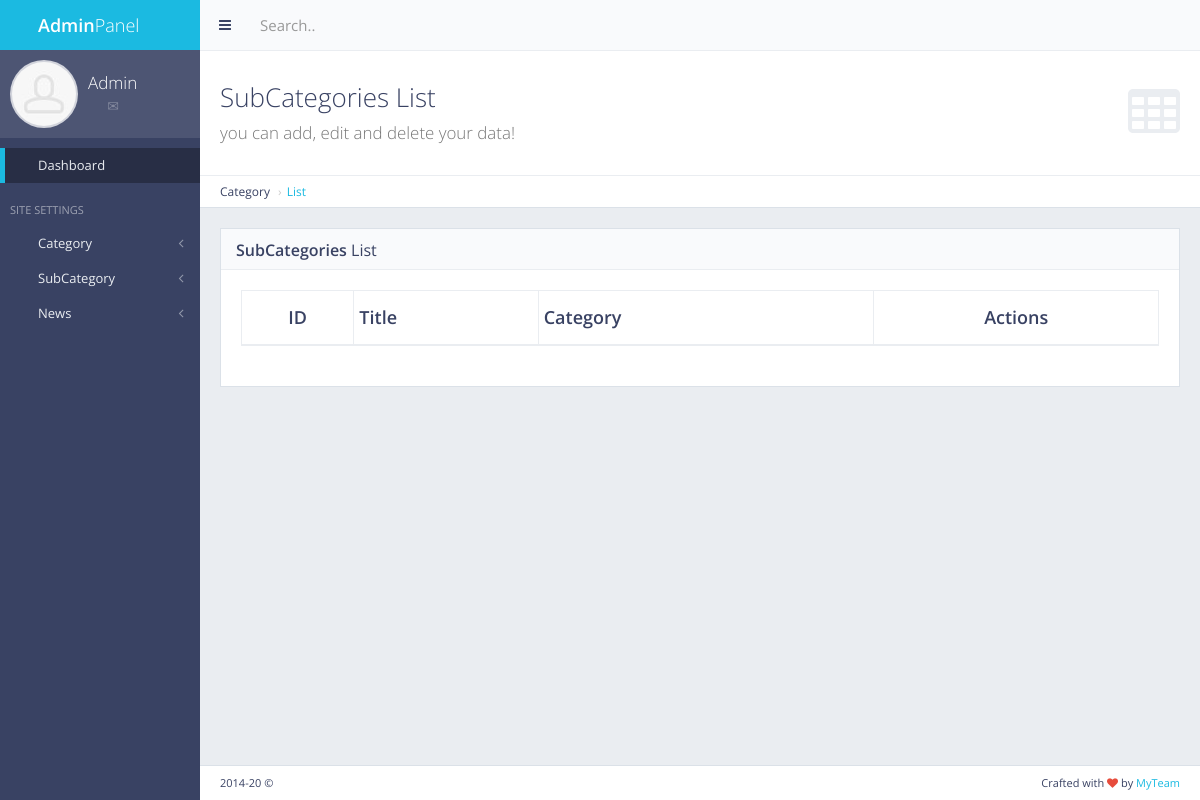
Page /panel/subcategory/list/ on the earlier database version.
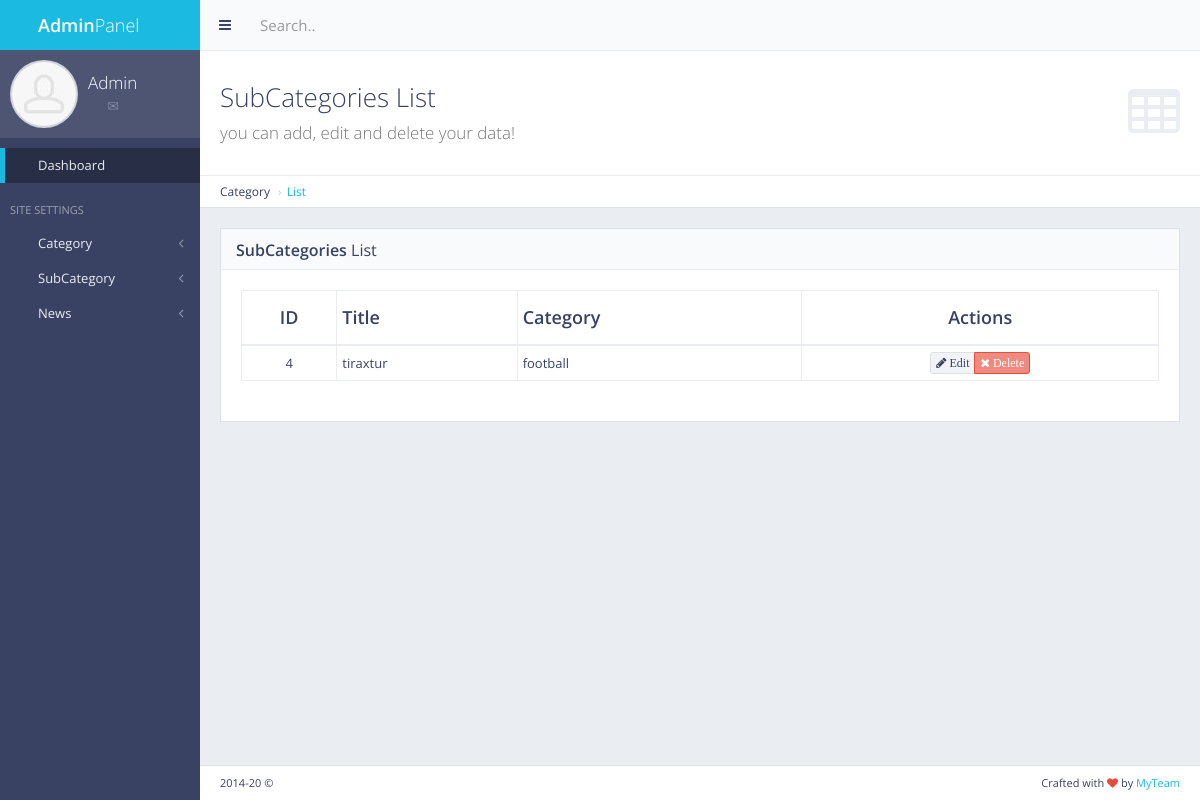
Same page on the later database version.
### subcat/models.py (models this page shows, shortened)
class SubCat(models.Model):
    name= models.CharField(max_length=50)
    catname= models.CharField(max_length=50)
    catid= models.IntegerField()

### subcat/views.py (the view)
# urls.py: path('panel/subcategory/list/', views.subcat_list, name="subcat_list"),
def subcat_list(request):
    subcat = SubCat.objects.all()
    context = {'subcat':subcat}
    return render(request,'back/subcat_list.html',context)

### templates/back/subcat_list.html (shortened to what this page needs)
{% extends 'back/master.html' %}
{% load humanize %}
{% load static %}
{% block mainblock %}
    <div class="content-header">
        <div class="header-section">
            <h1>
                <i class="fa fa-table"></i>SubCategories List<br><small>you can add, edit and delete your data!</small>
            </h1>
        </div>
    </div>
    <ul class="breadcrumb breadcrumb-top">
        <li>Category</li>
        <li><a href="/panel/subcategory/list/">List</a></li>
    </ul>
    <div class="block full">
        <div class="block-title">
            <h2><strong>SubCategories</strong> List</h2>
        </div>
        <div class="table-responsive">
            <table id="example-datatable" class="table table-vcenter table-condensed table-bordered">
                <thead>
                    <tr>
                        <th class="text-center">ID</th>
                        <th>Title</th>
                        <th>Category</th>
                        <th class="text-center">Actions</th>
                    </tr>
                </thead>
                <tbody>
                    {% for cc in subcat %}
                    <tr>
                        <td class="text-center">{{ cc.pk }}</td>
                        <td>{{ cc.name }}</td>
                        <td>{{ cc.catname }}</td>
                        <td class="text-center">
                            <div class="btn-group">
                                <a href="{% url 'news_edit' pk=cc.pk %}" data-toggle="tooltip" title="Edit" class="btn btn-xs btn-default"><i class="fa fa-pencil"> Edit</i></a>
                                <a href="{% url 'news_delete' pk=cc.pk %}" data-toggle="tooltip" title="Delete" class="btn btn-xs btn-danger"><i class="fa fa-times"> Delete</i></a>
                            </div>
                        </td>
                    </tr>
                    {% endfor %}
                </tbody>
            </table>
        </div>
    </div>
{% endblock %}

Differences in the rows shown:
added SubCat: pk "4", name "tiraxtur", catname "football"
